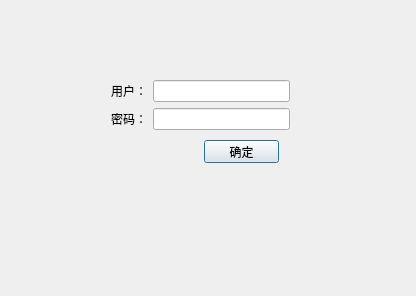
<?xml version="1.0" encoding="UTF-8"?>
<ui version="4.0">
 <class>AlarmDealWithConfirmDialog</class>
 <widget class="QDialog" name="AlarmDealWithConfirmDialog">
  <property name="geometry">
   <rect>
    <x>0</x>
    <y>0</y>
    <width>416</width>
    <height>296</height>
   </rect>
  </property>
  <property name="windowTitle">
   <string>Dialog</string>
  </property>
  <widget class="QWidget" name="widget" native="true">
   <property name="geometry">
    <rect>
     <x>80</x>
     <y>60</y>
     <width>230</width>
     <height>110</height>
    </rect>
   </property>
   <widget class="QPushButton" name="confirm_pushbutton">
    <property name="geometry">
     <rect>
      <x>124</x>
      <y>80</y>
      <width>75</width>
      <height>23</height>
     </rect>
    </property>
    <property name="text">
     <string>确定</string>
    </property>
   </widget>
   <widget class="QWidget" name="">
    <property name="geometry">
     <rect>
      <x>31</x>
      <y>20</y>
      <width>179</width>
      <height>52</height>
     </rect>
    </property>
    <layout class="QVBoxLayout" name="verticalLayout">
     <item>
      <layout class="QHBoxLayout" name="horizontalLayout">
       <item>
        <widget class="QLabel" name="identifier_label">
         <property name="sizePolicy">
          <sizepolicy hsizetype="Fixed" vsizetype="Preferred">
           <horstretch>0</horstretch>
           <verstretch>0</verstretch>
          </sizepolicy>
         </property>
         <property name="text">
          <string>用户：</string>
         </property>
        </widget>
       </item>
       <item>
        <widget class="QLineEdit" name="identifier_lineedit"/>
       </item>
      </layout>
     </item>
     <item>
      <layout class="QHBoxLayout" name="horizontalLayout_2">
       <item>
        <widget class="QLabel" name="passwd_label">
         <property name="sizePolicy">
          <sizepolicy hsizetype="Fixed" vsizetype="Preferred">
           <horstretch>0</horstretch>
           <verstretch>0</verstretch>
          </sizepolicy>
         </property>
         <property name="text">
          <string>密码：</string>
         </property>
        </widget>
       </item>
       <item>
        <widget class="QLineEdit" name="passwd_lineedit"/>
       </item>
      </layout>
     </item>
    </layout>
   </widget>
  </widget>
 </widget>
 <resources/>
 <connections/>
</ui>
